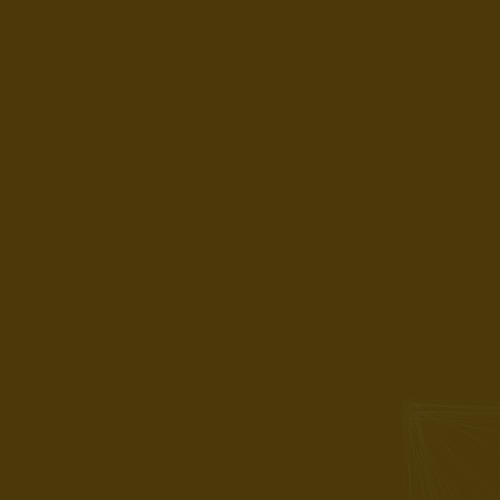
Frame 1 (no input)
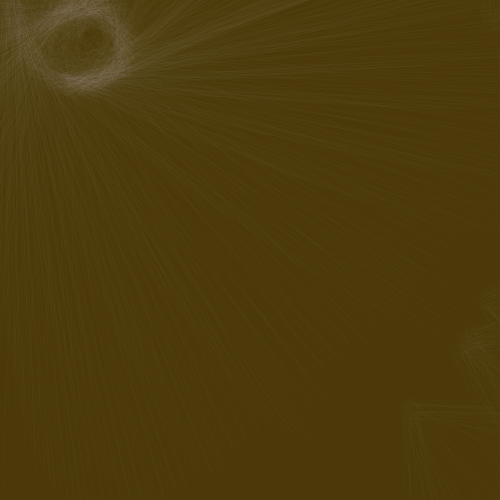
Frame 60 (the mouse pressed at the canvas centre just before this capture)
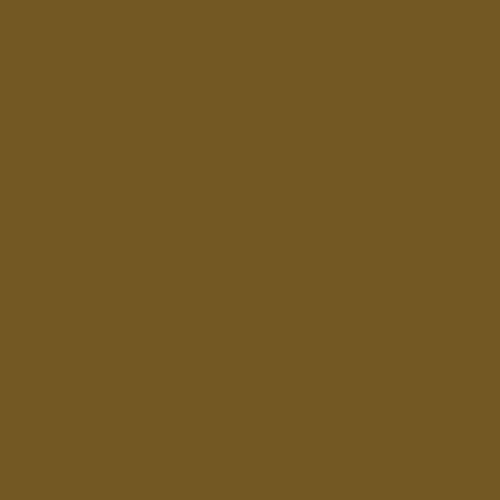
Frame 120 (the mouse held since frame 60 and released just before this capture)

The Processing sketch that drew these frames (run headless with seeded random() and noise(); from frame 60 on, the mouse is pressed at the canvas centre):

// Processing sketch: processing_2835
// ── processing_2835.pde

int xspacing = 8;   // How far apart should each horizontal location be spaced
int w;              // Width of entire wave
int maxwaves = 4;

float theta = 0.0;
float[] amplitude = new float[maxwaves];   // Height of wave
float[] dx = new float[maxwaves];          // Value for incrementing X, to be calculated as a function of period and xspacing
float[] yvalues;                           // Using an array to store height values for the wave (not entirely necessary)

             
void setup(){
  size(500, 500);
  smooth();
  frameRate(100);
  background(0);
  colorMode(RGB, 255, 255, 255, 100);
   w = width + 16;

  for (int i = 0; i < maxwaves; i++) {
    amplitude[i] = random(30,100);
    float period = random(300,500); // How many pixels before the wave repeats
    dx[i] = (PI / period) * xspacing;
  }

  yvalues = new float[w/xspacing];


     fill(random(100,255),random(100,255),random(0,100),50);
     rectMode(CENTER);
     rect(0,0,5000,5000);
}     
void draw(){
  strokeWeight(0.05);
 
   float x = theta;
   
   calcWave();
  renderWave();
   

if(keyPressed){
setup();
}
if(mousePressed){
setup();
}
}

void calcWave() {
  // Increment theta (try different values for 'angular velocity' here
  theta += random(0.005-0.1);

  // Set all height values to zero
  for (int i = 0; i < yvalues.length; i++) {
    yvalues[i] = 0;
  }
 
  // Accumulate wave height values
  for (int j = 0; j < maxwaves; j++) {
    float x = theta;
    translate(width/5, height/5);
    rotate(theta);

    for (int i = 0; i < yvalues.length; i++) {
      // Every other wave is cosine instead of sine
      if (j % 2 == 0)  yvalues[i] += sin(x)*amplitude[j];
      else yvalues[i] += cos(x)*amplitude[j];
      x+=dx[j];
    }
  }
}

void renderWave() {
  // A simple way to draw the wave with an ellipse at each location
  stroke(255,5);
  fill(random(250,255),2);
  ellipseMode(CENTER);
   
  for (int x = 0; x < yvalues.length; x++) {
    line(x*xspacing,width/2+yvalues[x],random(0,20),random(0,20));
    
   

  }
  
}
